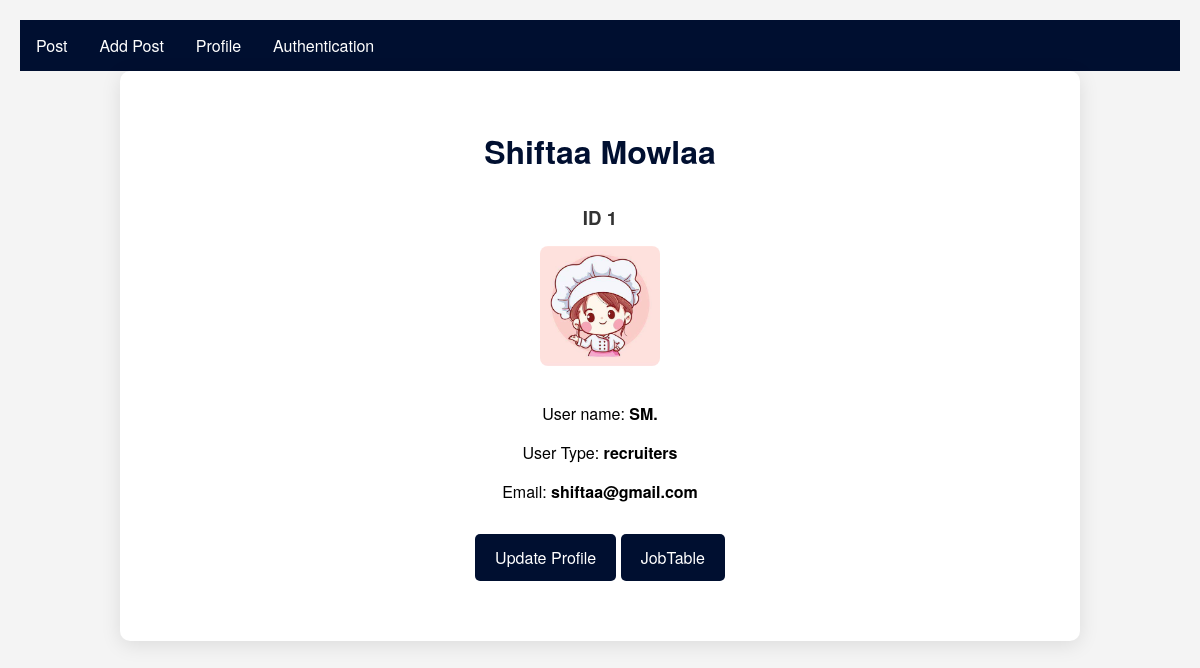
Screenshot of /Profile/ (signed in) with the database file from the repository.
### myapp/models.py (models this page shows, shortened)
class Custom_user(AbstractUser):
    USER=[
        ('recruiters','Recruiters'),
        ('jobseeker','Jobseeker')
    ]
    user_type=models.CharField(choices=USER,max_length=100,null=True)
    Display_name=models.CharField(max_length=100,null=True)

class CreatorProfileModel(models.Model):
    user = models.OneToOneField(Custom_user, on_delete=models.CASCADE,related_name='creatorProfile')
    Image=models.ImageField(upload_to='Media/Blog_Pic',null=True)

### myproject/views.py (the view)
# urls.py: path('Profile/', Profile, name='Profile'),
def Profile(req):
    current_user=req.user
    edu=CreatorProfileModel.objects.filter(user=current_user)
    exp=viewersProfileModel.objects.filter(user=current_user)
    Skills=Skills_Model.objects.filter(user=current_user)
    text={
        'edu':edu,
        'exp':exp,
        'Skills':Skills,
    }
    return render(req,'profile.html',text)

### template/profile.html (shortened to what this page needs)
{% extends 'base.html' %}
{% block body %}
<!DOCTYPE html>
<html lang="en">
<head>
</head>
<body>
    <div class="container">
        <h2>{{ user.first_name }} {{ user.last_name }}</h2>
        <div class="profile-info">
            <h3>ID {{ user.id }}</h3>
            {% for i in edu %}
            <div class="logo">
                <img src="/{{ i.Image }}" alt="Company Logo">
            </div>
            {% endfor %}
            <p>User name: <strong>{{ user.username }}</strong></p>
            <p>User Type: <strong>{{ user.user_type }}</strong></p>
            <p>Email: <strong>{{ user.email }}</strong></p>
            {% for i in edu %}
            <a href="{% url 'updateprofile' i.id %}" class="apply-button">Update Profile</a>
            <a href="{% url 'Table' %}" class="apply-button">JobTable</a>
            {% endfor %}
        </div>
    </div>
</body>
</html>
{% endblock body %}

### template/base.html (style rules this page uses)
body { background-color:white; }

### template/profile.html (style rules this page uses)
body { font-family: 'Helvetica Neue', Arial, sans-serif; background-color: #f4f4f4; margin: 0; padding: 20px; }
.container { max-width: 900px; margin: auto; background: #ffffff; padding: 30px; border-radius: 10px; box-shadow: 0 4px 20px rgba(0, 0, 0, 0.1); }
h2 { text-align: center; color: #000f30; margin-bottom: 30px; font-size: 2em; }
.profile-info { text-align: center; margin-bottom: 30px; }
.profile-info img { width: 120px; height: 120px; border-radius: 50%; object-fit: cover; margin-bottom: 15px; }
.profile-info h3 { margin: 10px 0; color: #333; }
.logo { text-align: center; margin: 15px 0; }
.logo img { max-height: 300px; max-width: 100%; border-radius: 8px; }
.apply-button { display: inline-block; margin-top: 15px; padding: 12px 20px; background-color: #000f30; color: white; text-decoration: none; border-radius: 5px; transition: background-color 0.3s; font-size: 1em; text-align: center; }

### rows the page displays
Custom_user: first_name "Shiftaa", last_name "Mowlaa", id "1", username "SM.", user_type "recruiters", email "shiftaa@gmail.com"
CreatorProfileModel: Image (picture)
